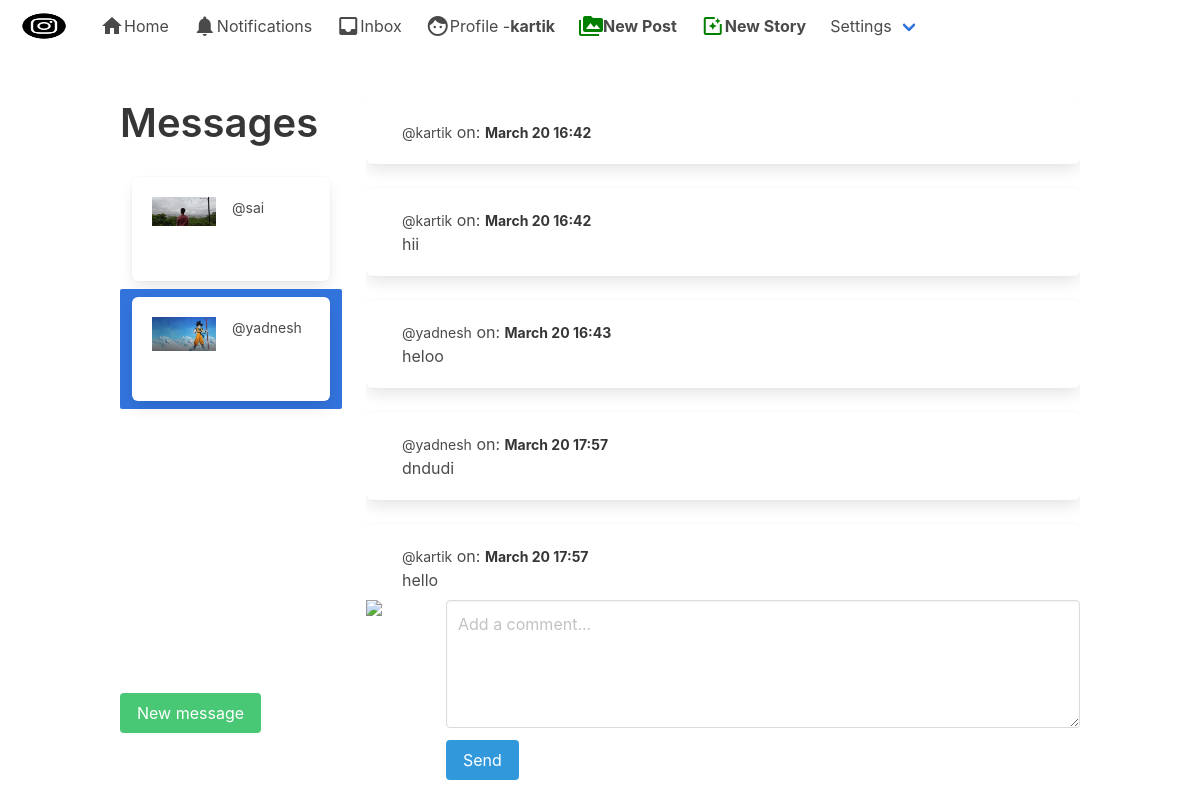
The app's page /direct/directs/yadnesh (signed in) with its own data.
### authy/models.py (models this page shows, shortened)
class Profile(models.Model):
	user = models.OneToOneField(User, on_delete=models.CASCADE, related_name='profile')
	first_name = models.CharField(max_length=50, null=True, blank=True)
	last_name = models.CharField(max_length=50, null=True, blank=True)
	location = models.CharField(max_length=50, null=True, blank=True)
	url = models.CharField(max_length=80, null=True, blank=True)
	profile_info = models.TextField(max_length=150, null=True, blank=True)
	created = models.DateField(auto_now_add=True)
	favorites = models.ManyToManyField(Post)
	picture = models.ImageField(upload_to=user_directory_path, blank=True, null=True, verbose_name='Picture')

### direct/models.py (models this page shows, shortened)
class Message(models.Model):
	user = models.ForeignKey(User, on_delete=models.CASCADE, related_name='user')
	sender = models.ForeignKey(User, on_delete=models.CASCADE, related_name='from_user')
	recipient = models.ForeignKey(User, on_delete=models.CASCADE, related_name='to_user')
	body = models.TextField(max_length=1000, blank=True, null=True)
	date = models.DateTimeField(auto_now_add=True)
	is_read = models.BooleanField(default=False)
	def get_messages(user):
		messages = Message.objects.filter(user=user).values('recipient').annotate(last=Max('date')).order_by('-last')
		users = []
		for message in messages:
			users.append({
				'user': User.objects.get(pk=message['recipient']),
				'last': message['last'],
				'unread': Message.objects.filter(user=user, recipient__pk=message['recipient'], is_read=False).count()
				})
		return users

### direct/views.py (the view)
# urls.py: path('directs/<username>', Directs, name='directs'),
@login_required
def Directs(request, username):
	user = request.user
	messages = Message.get_messages(user=user)
	active_direct = username
	directs = Message.objects.filter(user=user, recipient__username=username)
	directs.update(is_read=True)
	for message in messages:
		if message['user'].username == username:
			message['unread'] = 0
	context = {
		'directs': directs,
		'messages': messages,
		'active_direct':active_direct,
	}
	template = loader.get_template('direct/direct.html')
	return HttpResponse(template.render(context, request))

### direct/views.py (called while the page is built)
def checkDirects(request):
	directs_count = 0
	if request.user.is_authenticated:
		directs_count = Message.objects.filter(user=request.user, is_read=False).count()
	return {'directs_count':directs_count}

### notifications/views.py (called while the page is built)
def CountNotifications(request):
	count_notifications = 0
	if request.user.is_authenticated:
		count_notifications = Notification.objects.filter(user=request.user, is_seen=False).count()
	return {'count_notifications':count_notifications}

### instagram_clone/templates/direct/direct.html (shortened to what this page needs)
{% extends 'base.html' %}
{% load static %}
{% block content %}
  <div class="columns is-mobile">
  <div class="column is-one-quarter">
  <aside class="menu">
    <h1 class="title is-2">
    Messages
    </h1>
  <ul style="overflow-y: scroll; height: 500px" class="menu-list">
{% for message in messages %}
<a class="{% if active_direct == message.user.username %}is-active{% endif %}" href="{% url 'directs' message.user.username %}">
<div class="box">
  <article class="media">
    <div class="media-left">
      <figure class="image is-64x64">
          {% if message.user.profile.picture %}
            <img src="{{ message.user.profile.picture.url }}" alt="Placeholder image">
          {% else %}
            <img src="https://bulma.io/images/placeholders/96x96.png" alt="Placeholder image">
          {% endif %}
      </figure>
    </div>
    <div class="media-content">
      <div class="content">
        <p>
          <strong>{{ message.user.profile.first_name }} {{ message.user.profile.last_name }}</strong> <small>@{{ message.user.username }}</small>
        </p>
      </div>
    </div>
  </article>
</div>
</a>
{% endfor %}
  </ul>
  </aside>
<br>
<a href="{% url 'usersearch' %}" class="button is-success">New message</a>
</div>
<div class="column">
<div style="overflow-y: scroll; height: 500px">
{% for direct in directs %}
<div class="box">
  <article class="media">
    <div class="media-content">
      <div class="content">
        <p>
          <strong>{{ direct.sender.profile.first_name }} {{ direct.sender.profile.last_name }}</strong> <small>@{{ direct.sender.username }}</small> on: <strong><small>{{ direct.date|date:'N d G:i'}}</small></strong>
        </p>
        {{ direct.body }}
      </div>
    </div>
  </article>
</div>
{% endfor %}
</div>
<form role="form" method="POST" action="{% url 'send_direct' %}">
<article class="media">
  <figure class="media-left">
    <p class="image is-64x64">
      <img src="https://bulma.io/images/placeholders/128x128.png">
    </p>
  </figure>
  <div class="media-content">
    <div class="field">
      <p class="control">
        <textarea class="textarea" name="body" placeholder="Add a comment..."></textarea>
      </p>
    </div>
    <nav class="level">
      <div class="level-left">
        <div class="level-item">
          <button type="submit" name="action" class="button is-info">Send</buttom>
        </div>
      </div>
    </nav>
  </div>
</article>
</form>
</div>
</div>
{% endblock %}

### instagram_clone/templates/base.html (shortened to what this page needs)
{% load static %}
<!DOCTYPE html>
<html>
  <head>
    <link rel="stylesheet" href="{% static 'css/bulma.min.css' %}">
    <link rel="stylesheet" href="{% static 'css/style.css' %}">
  </head>
  <body>
  <nav class="navbar" role="navigation" aria-label="main navigation">
  <div class="navbar-brand">
    <a class="navbar-item" href="">
      <img src="{% static 'img/instagram_black.png' %}" width="64" height="64">
    </a>
  </div>
  <div id="navbarBasicExample" class="navbar-menu">
    <div class="navbar-start">
      <a href="{% url 'index' %}" class="navbar-item">
        <i class="material-icons">home</i>
        Home
      </a>
      <a href="{% url 'show-notifications' %}" class="navbar-item">
        <i class="material-icons">notifications</i>
        Notifications
      </a>
      <a href="{% url 'inbox' %}" class="navbar-item">
        <i class="material-icons">inbox</i>
        Inbox
      </a>
      <a href="{% url 'profile' request.user %}" class="navbar-item">
        <i class="material-icons">face</i>
        Profile - <strong>{{ request.user }}</strong>
      </a>
        <a href="{% url 'newpost' %}" class="navbar-item">
          <i style="color: green;" class="material-icons">perm_media</i>
          <strong>New Post</strong>
        </a>
        <a href="{% url 'newstory' %}" class="navbar-item">
          <i style="color: green;" class="material-icons">photo_filter</i>
          <strong>New Story</strong>
        </a>
      <div class="navbar-item has-dropdown is-hoverable">
        <a class="navbar-link">
          Settings
        </a>
      </div>
    </div>
  </div>
</nav>
  <section class="section">
    <div class="container">
      {% block content %}
      {% endblock %}
    </div>
  </section>
  </body>
</html>

### instagram_clone/static/css/style.css (style rules this page uses)
* { box-sizing:border-box }

### records on screen
Message: sender.username "kartik", date "March 20 16:42"
Message: sender.username "kartik", date "March 20 16:42", body "hii"
Message: sender.username "yadnesh", date "March 20 16:43", body "heloo"
Message: sender.username "yadnesh", date "March 20 17:57", body "dndudi"
Message: sender.username "kartik", date "March 20 17:57", body "hello"

### other values on screen
{{ request.user }} "kartik"
{{ message.user.username }} "sai"
{{ message.user.username }} "yadnesh"
